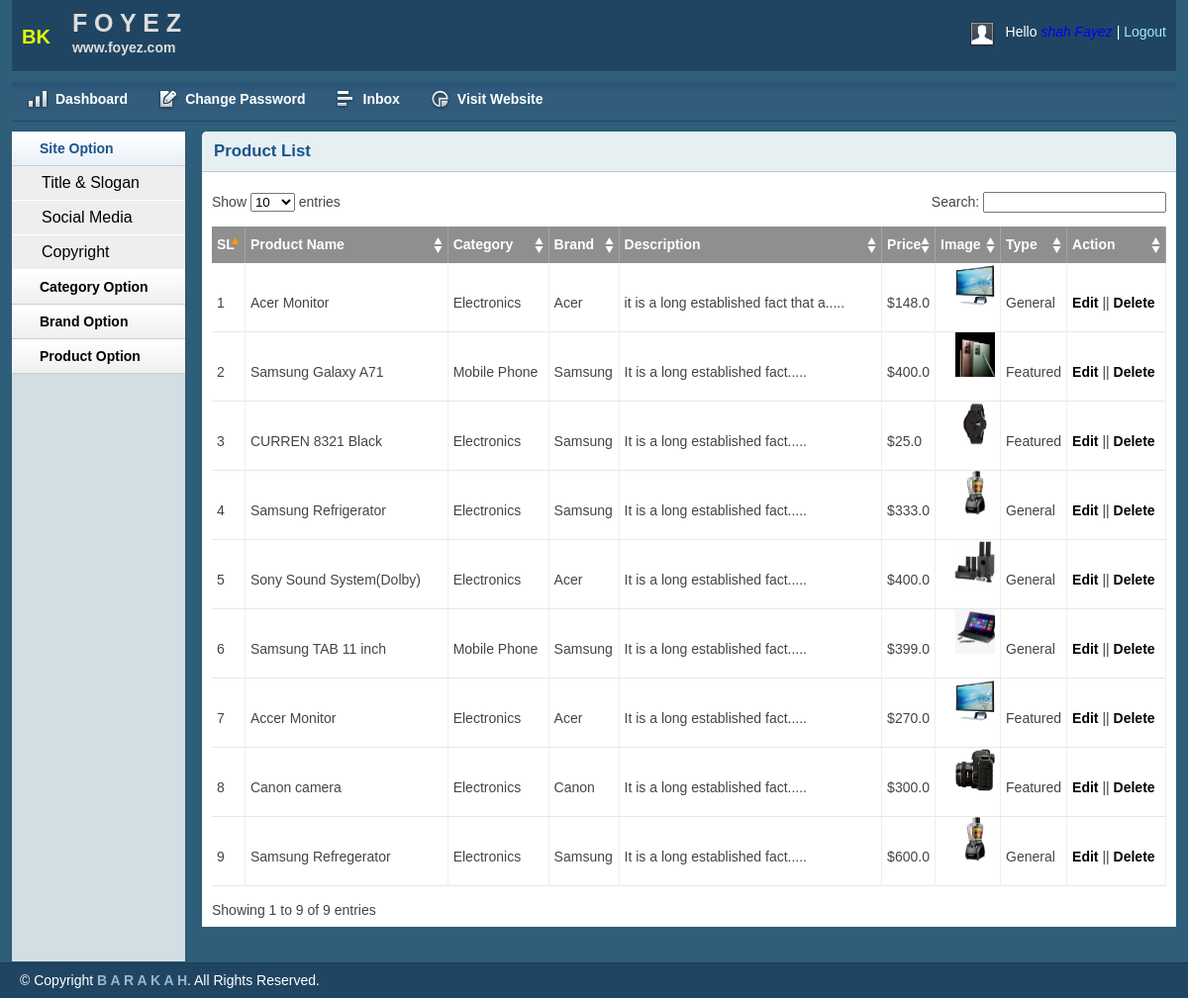
The page /admin/productlist.php (signed in) on the database its author committed.
### tables this page shows
CREATE TABLE `tbl_product` (
  `productID` int(11) NOT NULL,
  `productName` varchar(255) NOT NULL,
  `catId` int(11) NOT NULL,
  `brandID` int(11) NOT NULL,
  `body` text NOT NULL,
  `price` float(10,1) NOT NULL,
  `image` varchar(255) NOT NULL,
  `type` tinyint(4) NOT NULL DEFAULT 0
);

CREATE TABLE `tbl_catagory` (
  `catId` int(11) NOT NULL,
  `catName` varchar(255) NOT NULL
);

CREATE TABLE `tbl_brands` (
  `brandID` int(11) NOT NULL,
  `brandName` varchar(255) NOT NULL
);

### lib/Database.php (called while the page is built, shortened)
<?php
Class Database{
	public $host   = DB_HOST;
	public $user   = DB_USER;
	public $pass   = DB_PASS;
	public $dbname = DB_NAME;
	public $link;
	private function connectDB(){
	$this->link = new mysqli($this->host, $this->user, $this->pass, $this->dbname);
 }
	public function select($query){
		$result = $this->link->query($query) or die($this->link->error.__LINE__);
		if($result->num_rows > 0){
			return $result;
		} else {
			return false;
		}
	}
}

### classes/Product.php (called while the page is built, shortened)
<?php
	$filepath= realpath(dirname(__FILE__));
	include_once ($filepath.'/../lib/Database.php');
	include_once ($filepath.'/../helpers/Format.php');
?>
<?php
	class Product{
		private $db;
		public function __construct(){
			$this->db=new Database();
		}
		public function productList(){
			$query="select  p.*, c.catName,  b.brandName
			From tbl_product as p, tbl_catagory as c, tbl_brands as b
			Where p.catId=c.catId AND p.brandID=b.brandID
			order by p.productID DESC";
			$result=$this->db->select($query);
			return $result;
		}
	}
?>

### helpers/Format.php (called while the page is built, shortened)
<?php
class Format{
	public function textShorten($text, $limit = 400){
		$text = $text. " ";
		$text = substr($text, 0, $limit);
		$text = substr($text, 0, strrpos($text, ' '));
		$text = $text.".....";
		return $text;
	}
	}
?>

### admin/productlist.php (the view, shortened to what this page needs)
<?php
    include 'inc/header.php';
    include 'inc/sidebar.php';
    include '../classes/Product.php';
?>
<?php
    $product=new Product();
    $fm=new Format();
?>
<div class="grid_10">
    <div class="box round first grid">
        <h2>Product List</h2>
        <div class="block">
            <table class="data display datatable" id="example">
			<thead>
				<tr>
					<th>SL</th>
					<th>Product Name</th>
					<th>Category</th>
					<th>Brand</th>
					<th>Description</th>
					<th>Price</th>
					<th>Image</th>
					<th>Type</th>
					<th>Action</th>
				</tr>
			</thead>
			<tbody>
				<?php
					$i=0;
					$products=$product->productList();
					if($products){
                        while($result=$products->fetch_assoc()){
                        	$i++;
				?>
				<tr class="odd gradeX">
					<td><?php echo $i;?></td>
					<td><?php echo $result['productName'];?></td>
					<td><?php echo $result['catName'];?></td>
					<td><?php echo $result['brandName'];?></td>
					<td><?php echo$fm->textShorten($result['body'], 40);?></td>
					<td>$<?php echo $result['price'];?></td>
					<td ><img style="height: 45px; width: 40px; padding-left:15px;" src="<?php echo $result['image'];?>"/></td>
					<td>
						<?php
						 if($result['type']==0){
						 	echo "Featured";
						 }else{
						 	echo "General";
						 }
						 ?>
					</td>
					<td>
						<a href="editproduct.php?editid=<?php echo $result['productID'];?>">Edit</a> ||
						<a onclick="return confirm('Are you sure?')" href="?delid=<?php echo $result['productID'];?>">Delete</a>
					</td>
				</tr>
			<?php } }?>
			</tbody>
		</table>
       </div>
    </div>
</div>
<?php include 'inc/footer.php';?>

### admin/css/layout.css (style rules this page uses)
body { background: #fff none repeat scroll 0 0; color: #444; font-size: 14px; padding: 0; }
a { color: #000; font-weight:bold; text-decoration: none; }
h1, h2, h3, h4, h5, h6 { line-height:1.2em; margin-bottom:.3em; }
h2 { margin-top:1em; }
.box { background:#fff; margin-bottom:20px; padding:10px 10px 10px 10px; margin-left:-8px; }
.box.grid { padding-bottom:40px; }
.box.round { -moz-border-radius: 5px 5px 0px 0px; -webkit-border-radius: 5px 5px 0px 0px; border-radius: 5px 5px 0px 0px; }
.box h2 { font-size:1.2em; font-weight:bold; color:#1B548D; background:#E6F0F3; margin:-10px -10px 0 -10px; padding:10px 12px; border-bottom:1px solid #B3CBD6; -moz-border-radius: 5px 5px 0px 0px; -webkit-border-radius: 5px 5px 0px 0px; border-radius: 5px 5px 0px 0px; }
.box.first { min-height: 406px; }
.block { padding-top:20px; }
p { margin-bottom:1em; }
.block { padding-bottom:1px; }
table.display { margin: 0 auto; clear: both; width: 100%; }
table.display th { border-right: 1px solid #ada19f; }
.sorting_asc { background: #8f8f8f url(../img/table/sort_asc.png) no-repeat center right; padding:8px 5px; text-align:left; color:#fff; }
.sorting { background:#8f8f8f url(../img/table/sort_both.png) no-repeat center right; padding:8px 5px; text-align:left; color:#fff; }
tr.odd { height: 30px; line-height: 30px; border-bottom:1px solid #e6e6e6; }
tr.even { height: 30px; line-height: 30px; border-bottom:1px solid #e6e6e6; }
tr.odd td, tr.even td { padding-left:5px; border-right:1px solid #eeeeee; }

### rows shown on the page
tbl_product: productName "Acer Monitor", catId.catName "Electronics", brandID.brandName "Acer", body "it is a long established fact that a.....", price "148.0", image (picture), type "General"
tbl_product: productName "Samsung Galaxy A71", catId.catName "Mobile Phone", brandID.brandName "Samsung", body "It is a long established fact.....", price "400.0", image (picture), type "Featured"
tbl_product: productName "CURREN 8321 Black", catId.catName "Electronics", brandID.brandName "Samsung", body "It is a long established fact.....", price "25.0", image (picture), type "Featured"
tbl_product: productName "Samsung Refrigerator", catId.catName "Electronics", brandID.brandName "Samsung", body "It is a long established fact.....", price "333.0", image (picture), type "General"
tbl_product: productName "Sony Sound System(Dolby)", catId.catName "Electronics", brandID.brandName "Acer", body "It is a long established fact.....", price "400.0", image (picture), type "General"
tbl_product: productName "Samsung TAB 11 inch", catId.catName "Mobile Phone", brandID.brandName "Samsung", body "It is a long established fact.....", price "399.0", image (picture), type "General"
tbl_product: productName "Accer Monitor", catId.catName "Electronics", brandID.brandName "Acer", body "It is a long established fact.....", price "270.0", image (picture), type "Featured"
tbl_product: productName "Canon camera", catId.catName "Electronics", brandID.brandName "Canon", body "It is a long established fact.....", price "300.0", image (picture), type "Featured"
tbl_product: productName "Samsung Refregerator", catId.catName "Electronics", brandID.brandName "Samsung", body "It is a long established fact.....", price "600.0", image (picture), type "General"

### other values the page prints
Session::get('adminName') "shah Fayez"
